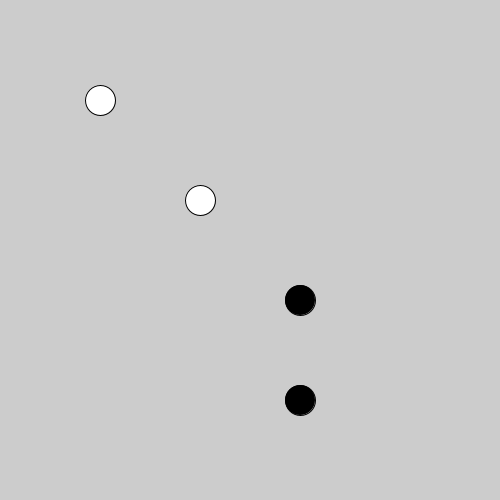
Frame 1 (no input)
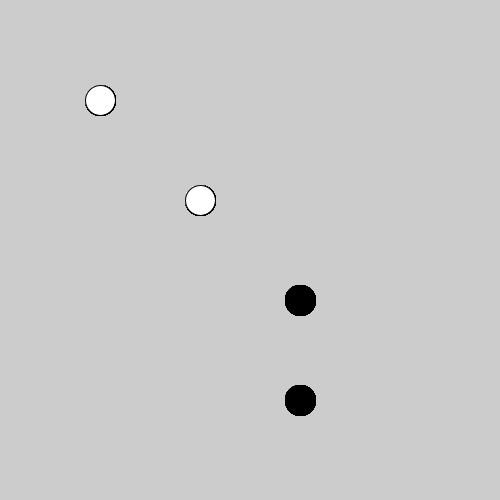
Frame 60 (the mouse pressed at the canvas centre just before this capture)
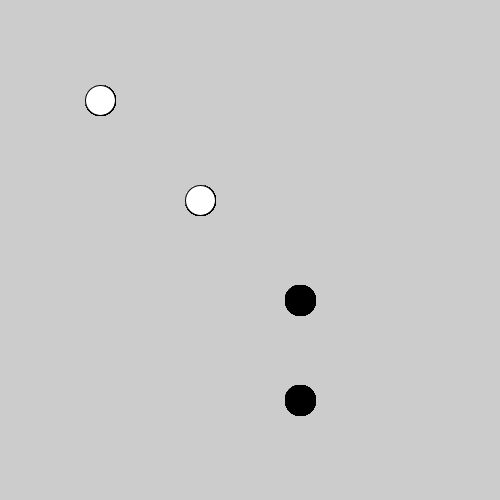
Frame 120 (the mouse held since frame 60 and released just before this capture)

The Processing sketch that drew these frames (run headless with seeded random() and noise(); from frame 60 on, the mouse is pressed at the canvas centre):

// Processing sketch: damSteen
// ── damSteen.pde
class Damsteen {
  int x, y, diameter;
  color kleur;

  Damsteen(int x, int y, int diameter, color kleur) {
    this.x = x;
    this.y = y;
    this.diameter = diameter;
    this.kleur = kleur;
  }
}
Damsteen witteSteen1 = new Damsteen(100, 100, 30, #ffffff);
Damsteen witteSteen2 = new Damsteen(200, 200, 30, #ffffff);
Damsteen zwarteSteen1 = new Damsteen(300, 300, 30, #000000);
Damsteen zwarteSteen2 = new Damsteen(300, 400, 30, #000000);


Damsteen[] stenen = {witteSteen1, witteSteen2, zwarteSteen1, zwarteSteen2};

void setup() {
  size(500, 500);
  smooth(3);
}


void draw() {
  tekenDamStenen(stenen);
}


void tekenDamStenen(Damsteen[] stenen) {
  for (int i=0; i<stenen.length; i++) {
    fill(stenen[i].kleur);
    ellipse(stenen[i].x, stenen[i].y, stenen[i].diameter, stenen[i].diameter);
  }
}
